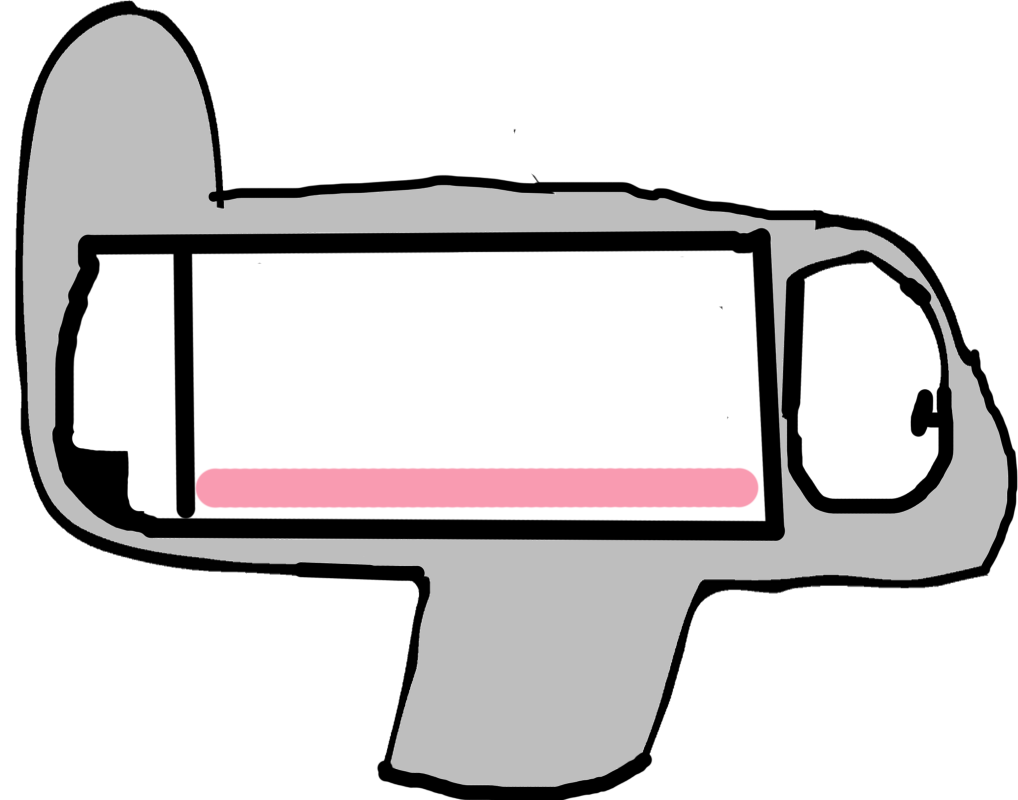
#> input picture proj.android/assets/hd/airplane/airplane.png, 2036 x 1600 px (shown at 1/2 size); the run also reads 1 picture not shown here
$ python resize.py   (Python 2 division)
#> lines starting #> are read from the running program, lines starting #| are printed output that depends on the picture
#!/usr/bin/env python
# -*- coding: utf-8 -*-

import os, shutil, Image

RES_100 = 'ipadhd'
RES_50 = 'hd'
RES_25 = 'sd'
SCRIPT_DIR = os.path.dirname(os.path.realpath(__file__))
RES_100_DIR = SCRIPT_DIR + '/' + RES_100
RES_50_DIR = SCRIPT_DIR + '/' + RES_50
RES_25_DIR = SCRIPT_DIR + '/' + RES_25


def renew_dir(dir):
    if os.path.exists(dir):
        shutil.rmtree(dir)
    shutil.copytree(RES_100_DIR, dir)


def get_png_file_list(dir):
#> called with dir = 'proj.android/assets/hd'
    file_list = []
    import os
    for root, dirs, files in os.walk(dir):
        for file in files:
            if file.endswith(".png"):
                file_list += [os.path.join(root, file)]
#> pass 2 of the loop in get_png_file_list, `for root, dirs, files in os.walk(dir):`:
    return file_list


def scale_file(file, factor):
#> called with factor = 2
    image = Image.open(file)
#> image is the input picture: PIL image 2036x1600 RGBA; mean R, G, B, A 212.9, 210.3, 210.9, 140.6
    new_size = (image.size[0] / factor, image.size[1] / factor)
#> new_size = (1018, 800)
    image.resize(new_size, Image.NEAREST).save(file)
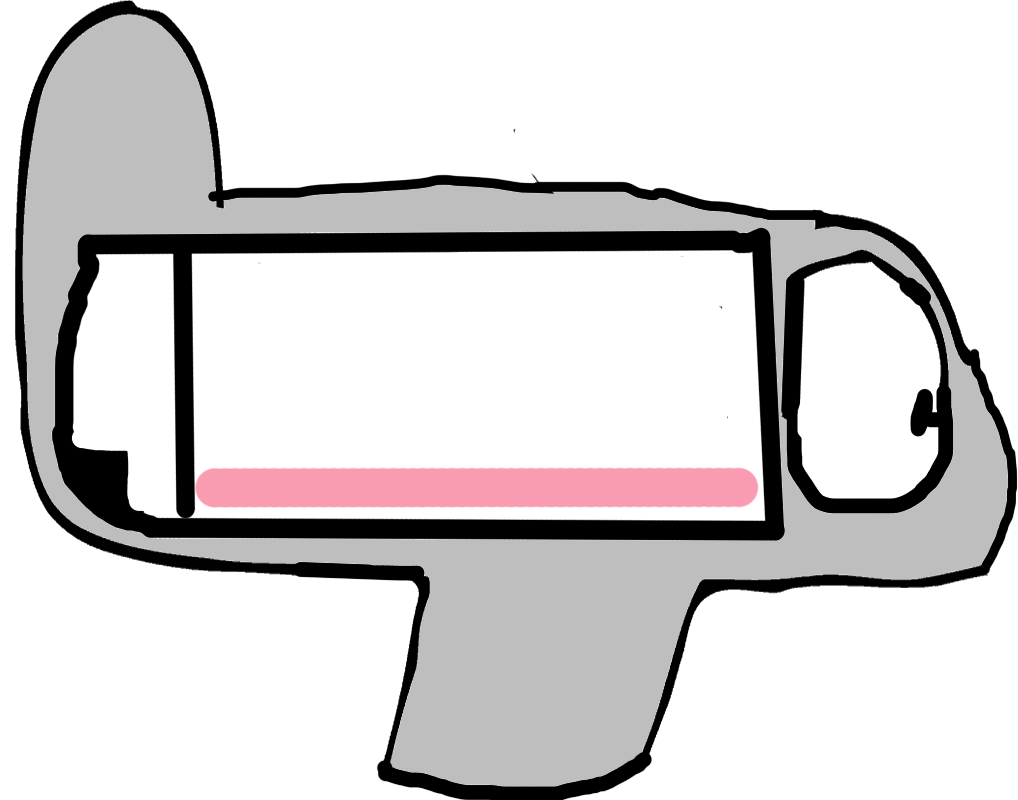
#> saved as airplane.png: PIL image 1018x800 RGBA; mean R, G, B, A 212.9, 210.3, 210.9, 140.6; transparent parts drawn white


def scale(dir, factor):
    renew_dir(dir)
    file_list = get_png_file_list(dir)
    for file in file_list:
        scale_file(file, factor)
#> pass 2 of the loop in scale, `for file in file_list:`:
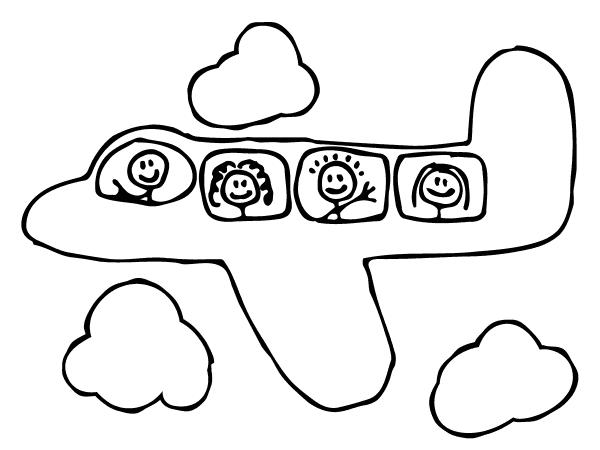
#> input picture proj.android/assets/hd/menu/airplane.png, 1200 x 900 px (shown at 1/2 size)
#> in scale_file, image is the input picture: PIL image 1200x900 RGBA; mean R, G, B, A 233.9, 233.9, 233.9, 255
#> in scale_file (call 2), `image.resize(new_size, Image.NEAREST).save(file)`:
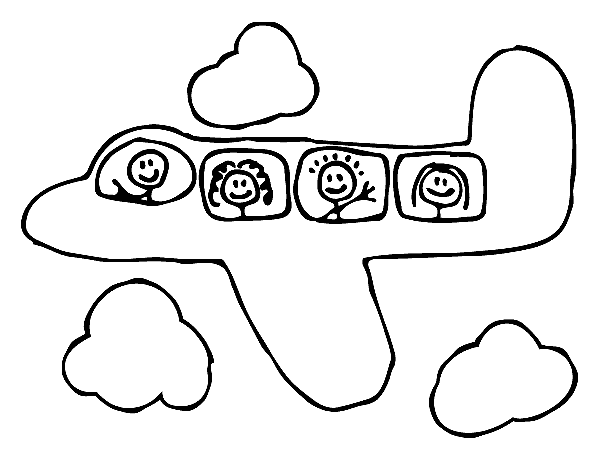
#> saved as airplane.png: PIL image 600x450 RGBA; mean R, G, B, A 233.9, 233.9, 233.9, 255
#> pass 2 of the loop in get_png_file_list, `for root, dirs, files in os.walk(dir):`:
#> call 3 of scale_file, with factor = 4
#> in scale_file (call 3), `image.resize(new_size, Image.NEAREST).save(file)`:
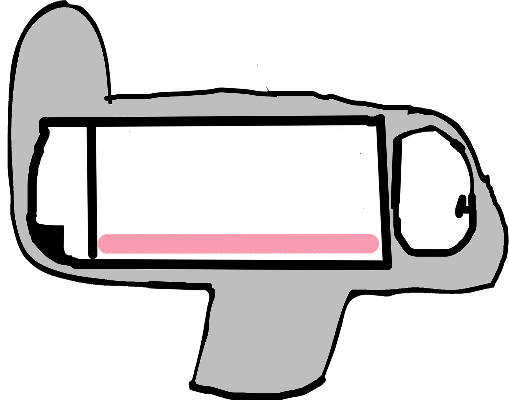
#> saved as airplane.png: PIL image 509x400 RGBA; mean R, G, B, A 212.9, 210.4, 211, 140.8; transparent parts drawn white
#> pass 2 of the loop in scale, `for file in file_list:`:
#> in scale_file (call 4), `image.resize(new_size, Image.NEAREST).save(file)`:
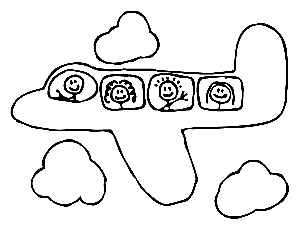
#> saved as airplane.png: PIL image 300x225 RGBA; mean R, G, B, A 234.1, 234.1, 234.1, 255


def resize_all():
    scale(RES_50_DIR, 2)
    scale(RES_25_DIR, 4)


if __name__ == "__main__":
    try:
        resize_all()
    except RuntimeError, Argument:
        print "ERROR " + str(Argument)
        sys.exit(1)
